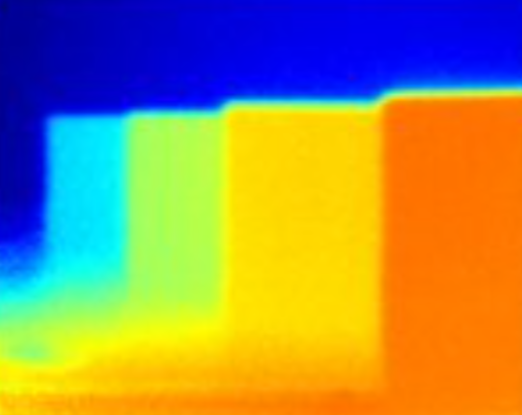
#> input picture Python Scripts/Image processing/test3.png, 522 x 415 px, found by its file name
$ python simulation.py
#> lines starting #> are read from the running program, lines starting #| are printed output that depends on the picture
import cv2
import numpy as np
import matplotlib.pyplot as plt
from matplotlib import cm
#test
# Step 1: Read image
image = cv2.imread("./Python Scripts/Image processing/test3.png")
#> image is the input picture: shape (415, 522, 3); mean B, G, R 91.4, 141.3, 153
image = cv2.cvtColor(image, cv2.COLOR_BGR2RGB)
# Mirror the image horizontally
image = cv2.flip(image, 1)  # 1 for horizontal flip, 0 for vertical flip, -1 for both
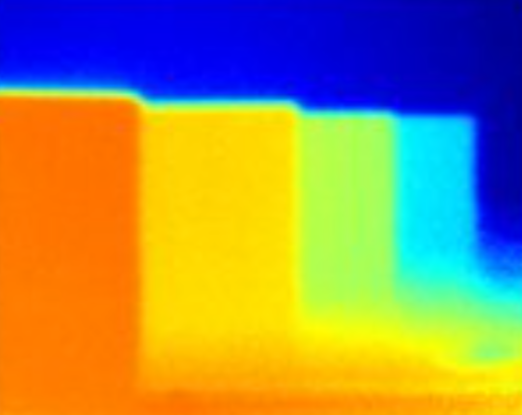
#> image: shape (415, 522, 3); mean R, G, B 153, 141.3, 91.4

# Step 2: Convert to HSV and extract Hue channel
hsv = cv2.cvtColor(image, cv2.COLOR_RGB2HSV).astype(np.float32)
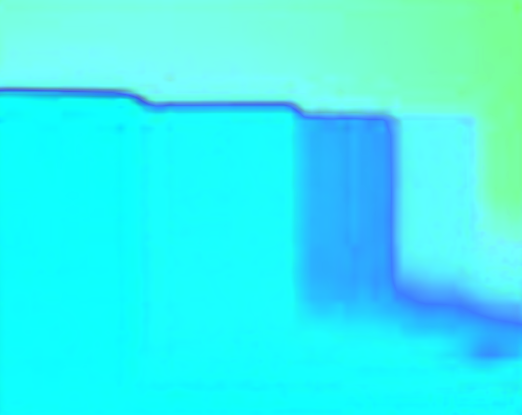
#> hsv: shape (415, 522, 3) float32; mean R, G, B 57, 241.9, 242.8
hue = hsv[:, :, 0] / 179.0  # Normalize Hue to [0, 1] as in MATLAB
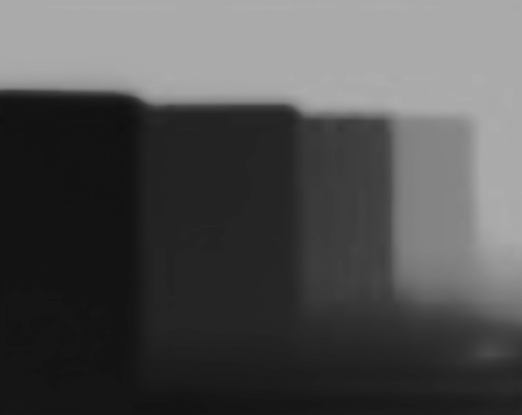
#> hue: shape (415, 522) float32; min 0.0615, max 0.682, mean 0.318

# Step 3: Divide into submatrices and compute sums
def sub_matrix(hue_channel, num_blocks=5):
#> called with num_blocks = 5
    h, w = hue_channel.shape
#> h = 415; w = 522
    # Calculate the size of each submatrix
    sub_row_size = h // num_blocks
#> sub_row_size = 83
    sub_col_size = w // num_blocks
#> sub_col_size = 104

    # Initialize lists to store submatrices and sums
    sub_matrices = []
    sum_matrix = np.zeros((num_blocks, num_blocks))

    # Divide the matrix into submatrices
    for i in range(num_blocks):
        row_blocks = []
        for j in range(num_blocks):
            row_start = i * sub_row_size
            col_start = j * sub_col_size

            # Handle the last submatrix to include remaining rows/cols
            if i == num_blocks - 1:
                row_end = h
            else:
                row_end = (i + 1) * sub_row_size

            if j == num_blocks - 1:
                col_end = w
            else:
                col_end = (j + 1) * sub_col_size

            # Extract submatrix
            block = hue_channel[row_start:row_end, col_start:col_end]
            row_blocks.append(block)
            # Calculate sum of submatrix
            sum_matrix[i, j] = np.sum(block)
        sub_matrices.append(row_blocks)
#> after the loop, sub_matrices = 5 items; sum_matrix = [[5731.2, 5771.1, 5788.1, 5790.8, 5899.1], [1130.5, 1956.8, 2489.2, 3827.4, 5482.6], [667.4, 1014.2, 1337.4, 2618.9, 5156.3], [688.9, 1039.6, 1340.2, 2221.3, 3816.6], [713.1, 855.3, 992.6, 1131.6, 1478.7]]

    return sub_matrices, sum_matrix

# Use 30x30 blocks instead of 5x5
sub_matrices, sum_matrix = sub_matrix(hue, num_blocks=5)      #change num_block for change the matrix size
#> sub_matrices = 5 items

# Step 4: Normalize to 0–255 like MATLAB code
max_new = sub_matrices[0][0].size  # Size of first submatrix
#> max_new = 8632
max_old = 255
new_values_old = (sum_matrix / max_old) * max_new
#> new_values_old = [[194006.4, 195357, 195933.3, 196025.7, 199690], [38268.1, 66239, 84263, 129561.7, 185590.9], [22592.8, 34330, 45271.8, 88651.4, 174547.4], [23320.7, 35191.6, 45367.7, 75194.7, 129195.4], [24139.2, 28951.9, 33600.2, 38307.4, 50055.2]]
new_values = np.abs(new_values_old - 255)
#> new_values = [[193751.4, 195102, 195678.3, 195770.7, 199435], [38013.1, 65984, 84008, 129306.7, 185335.9], [22337.8, 34075, 45016.8, 88396.4, 174292.4], [23065.7, 34936.6, 45112.7, 74939.7, 128940.4], [23884.2, 28696.9, 33345.2, 38052.4, 49800.2]]

# Step 5: Plot all like MATLAB
fig = plt.figure(figsize=(12, 8))

# Top-left: ToF image
ax1 = fig.add_subplot(2, 2, 1)
ax1.imshow(image)
ax1.set_title("ToF image")
ax1.axis("off")

# Top-right: Hue channel
ax2 = fig.add_subplot(2, 2, 2)
ax2.imshow(hue, cmap="gray")
ax2.set_title("Hue Channel")
ax2.axis("off")

# Bottom-left: Bar3-style block plot
ax3 = fig.add_subplot(2, 2, 3, projection="3d")
xpos, ypos = np.meshgrid(np.arange(new_values.shape[1]), np.arange(new_values.shape[0]))
xpos = xpos.flatten()
ypos = ypos.flatten()
#> ypos = 25 values from 0 to 4
zpos = np.zeros_like(xpos)
#> zpos = 25 values from 0 to 0
dx = dy = 0.8
dz = new_values.flatten()
#> dz = 25 values, max 199435 at index 4, min 22337.8 at index 10, mean 93091.1

colors = cm.bone(dz / dz.max())
#> colors = 25 rows, first 6: [0.962, 0.976, 0.976, 1], [0.973, 0.983, 0.983, 1], [0.979, 0.986, 0.986, 1], [0.979, 0.986, 0.986, 1], [1, 1, 1, 1], [0.165, 0.165, 0.229, 1]
ax3.bar3d(xpos, ypos, zpos, dx, dy, dz, color=colors, shade=True)
ax3.set_title("Result")
ax3.view_init(elev=30, azim=135)

# Bottom-right: Surface plot
ax4 = fig.add_subplot(2, 2, 4, projection="3d")
x, y = np.meshgrid(np.arange(new_values.shape[1]), np.arange(new_values.shape[0]))
ax4.plot_surface(x, y, new_values, cmap="bone", edgecolor='k')
ax4.set_title("Surface Plot")
ax4.view_init(elev=45, azim=135)

plt.tight_layout()
plt.show()
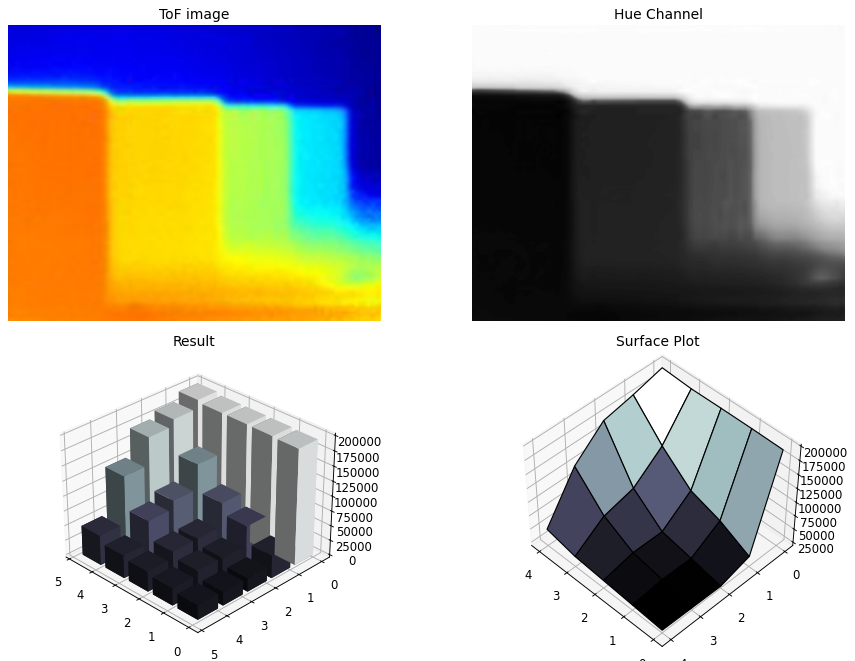
#> figure drawn by matplotlib, 4 panels

$ run again, with Python Scripts/Image processing/test5.png copied over Python Scripts/Image processing/test3.png
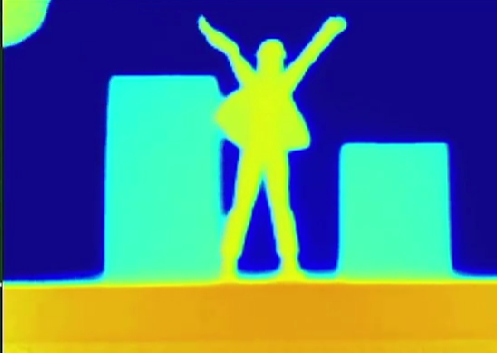
#> input picture Python Scripts/Image processing/test5.png, 497 x 353 px, found by its file name
#> image is the input picture: shape (353, 497, 3); mean B, G, R 125.4, 121.7, 85.7
#> `hue = hsv[:, :, 0] / 179.0`:
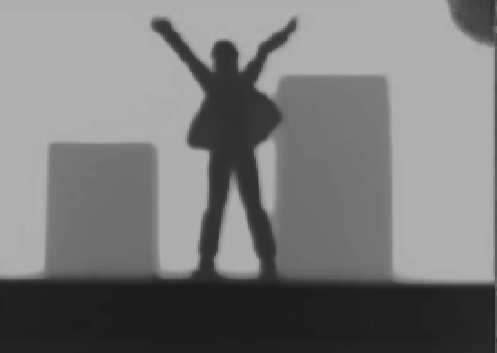
#> hue: shape (353, 497) float32; min 0.112, max 0.704, mean 0.476
#> after the loop in sub_matrix, `for i in range(num_blocks):`: sub_matrices = 5 items; sum_matrix = [[4756.4, 4348.9, 4020.9, 4752.3, 4171.1], [4758.9, 4634.4, 2127.5, 3454.3, 4789.8], [3971.2, 3786.5, 2830.4, 3226.7, 4789.8], [3737.8, 3537.5, 2945.5, 3107.9, 4769.2], [947.3, 883.4, 882.9, 978.5, 1237.9]]
#> `sub_matrices, sum_matrix = sub_matrix(hue, num_blocks=5)`: sub_matrices = 5 items
#> new_values_old = [[129262.8, 118188.8, 109274, 129150.8, 113356.9], [129330.2, 125947.6, 57818.5, 93875.3, 130170.4], [107922.5, 102903.5, 76919.3, 87690.4, 130168.9], [101580, 96136.7, 80048.1, 84461.1, 129610.2], [25743.6, 24008.7, 23993, 26591, 33641.1]]
#> new_values = [[129007.8, 117933.8, 109019, 128895.8, 113101.9], [129075.2, 125692.6, 57563.5, 93620.3, 129915.4], [107667.5, 102648.5, 76664.3, 87435.4, 129913.9], [101325, 95881.7, 79793.1, 84206.1, 129355.2], [25488.6, 23753.7, 23738, 26336, 33386.1]]
#> dz = 25 values, max 129915.4 at index 9, min 23738 at index 22, mean 90456.7
#> colors = 25 rows, first 6: [0.995, 0.997, 0.997, 1], [0.877, 0.921, 0.921, 1], [0.78, 0.859, 0.859, 1], [0.989, 0.993, 0.993, 1], [0.823, 0.887, 0.887, 1], [0.995, 0.997, 0.997, 1]
#> `plt.show()`:
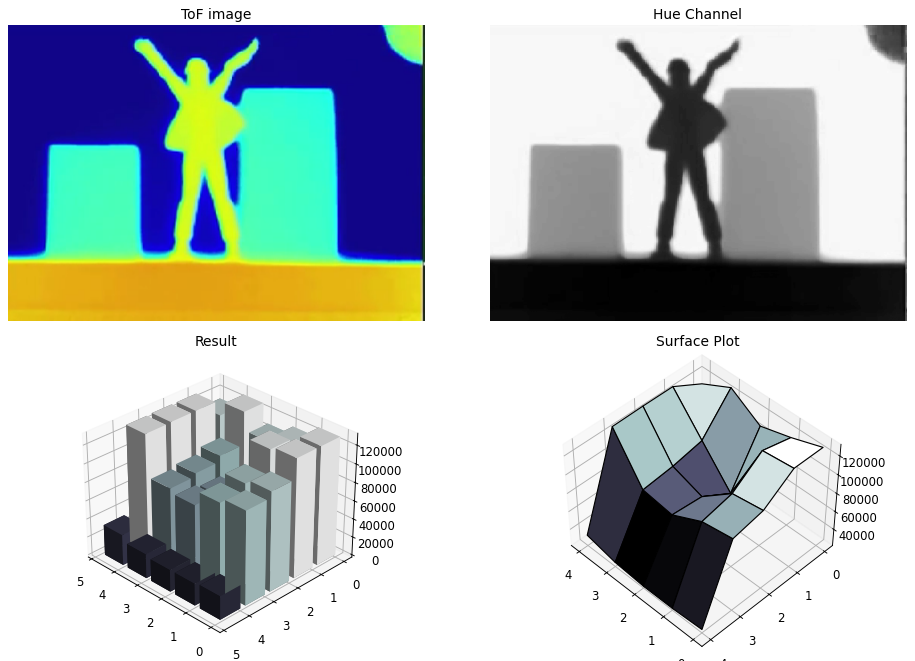
#> figure drawn by matplotlib, 4 panels
